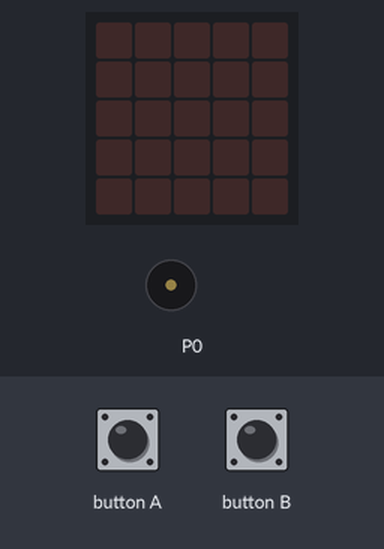
Recording of a program running on a simulated BBC micro:bit (MakeCode). Shown: the board's 5×5 LED display, buzzer (waves = sounding). The inputs (shaded band) are chosen by the test bench. Random numbers come from a fixed seed.

Above: at 1.2 s.
1.3 s: button A pressed for 0.15 s
At 1.65 s:
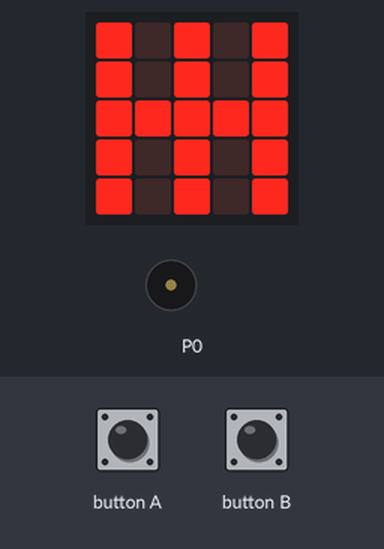
At 2.2 s:
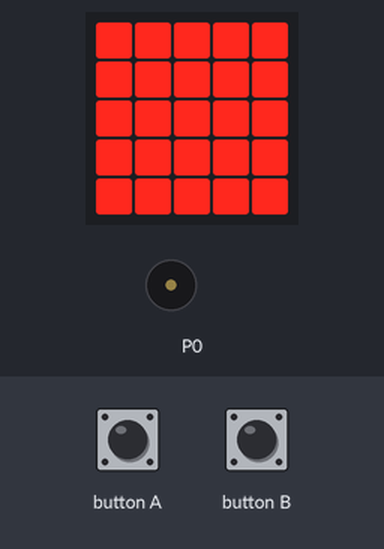
4.4 s: button B pressed for 0.15 s
At 6.9 s:
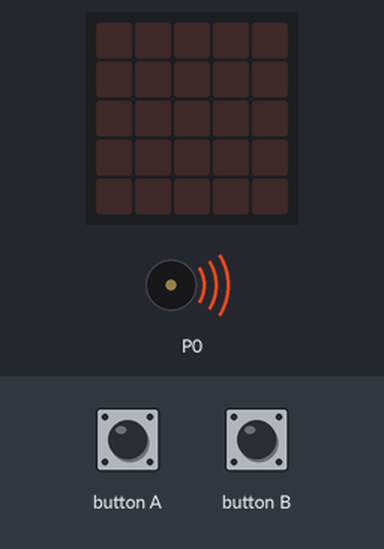
Timing chart, 0 to 10.1 s (numbered marks = the images above; inputs shaded):
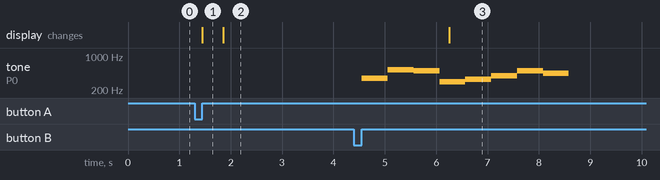

Measured:
- after the input at 1.3 s, the display: changes after 0.15 s (image 1)
- after the input at 4.4 s, tone on P0: plays 349 Hz for 0.51 s, 523 Hz for 0.51 s, 494 Hz for 0.51 s, 294 Hz for 0.51 s, 330 Hz for 0.51 s, 392 Hz for 0.51 s … (8 notes in this stretch), starting after 0.15 s
- what the display in image 1 shows lasts 0.4 s, from 1.5 s to 1.9 s

The program:

main.ts
```typescript
let Q = 0
input.onButtonPressed(Button.A, function () {
    for (let index = 0; index < 12; index++) {
        Q += randint(1, 3)
        if (Q == 1) {
            basic.showLeds(`
                # . # . #
                # . # . #
                # # # # #
                # . # . #
                # . # . #
                `)
        } else if (Q == 2) {
            basic.showLeds(`
                # . . . #
                . # . # .
                . . # . .
                . # . # .
                # . . . #
                `)
        } else {
            basic.showLeds(`
                # # # # #
                # # # # #
                # # # # #
                # # # # #
                # # # # #
                `)
        }
        basic.clearScreen()
    }
})
input.onButtonPressed(Button.B, function () {
    music.playMelody("F C5 B D E G B A ", 120)
})
```

test.ts
```typescript
// 在這裡測試；當此封包作為擴充功能時，將不會編譯此內容。
```
